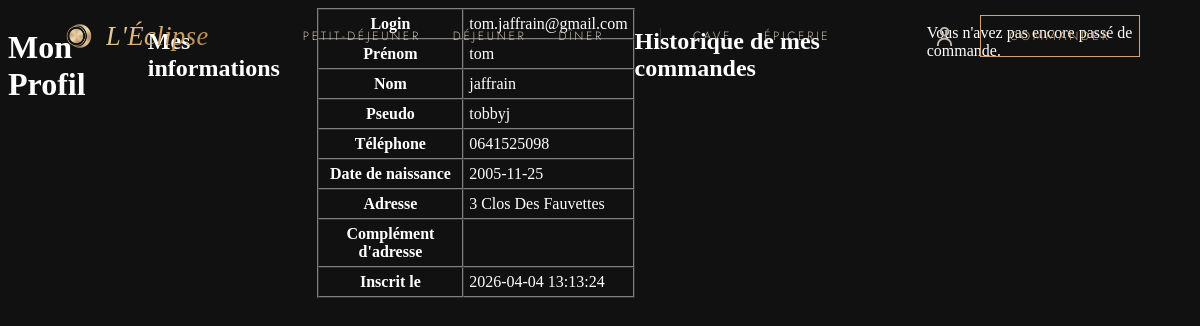
Page /profil_client.php (signed in) on the committed database.
### tables this page shows
CREATE TABLE users (
    id INTEGER PRIMARY KEY AUTOINCREMENT,
    login TEXT NOT NULL UNIQUE,
    password TEXT NOT NULL,
    role TEXT NOT NULL DEFAULT 'client',
    first_name TEXT NOT NULL,
    last_name TEXT NOT NULL,
    nickname TEXT NOT NULL UNIQUE,
    phone TEXT NOT NULL,
    birthday TEXT NOT NULL,
    address TEXT NOT NULL,
    address_info TEXT,
    created_at TEXT NOT NULL DEFAULT CURRENT_TIMESTAMP,
    last_login TEXT
);

### models/users.php (called while the page is built, shortened)
<?php
function getUserById(PDO $pdo, int $id): ?array {
    $stmt = $pdo->prepare("SELECT * FROM users WHERE id = :id");
    $stmt->execute(['id' => $id]);
    $user = $stmt->fetch(PDO::FETCH_ASSOC);
    return $user ?: null;
}

### functions.php (called while the page is built, shortened)
<?php
function h($string) {
    return htmlspecialchars($string ?? '', ENT_QUOTES, 'UTF-8');
}

### profil_client.php (the view, shortened to what this page needs)
<?php
require_once 'database.php';
require_once 'functions.php';
require_once 'models/users.php';
$pdo = getDatabaseConnection();
$user = getUserById($pdo, $_SESSION['user_id']);
$orders = getOrdersByUserId($pdo, $_SESSION['user_id']);
?>
<?php include 'includes/header.php'; ?>
    <h1>Mon Profil</h1>
    <h2>Mes informations</h2>
    <table border="1" cellpadding="5" cellspacing="0">
        <tr>
            <th>Login</th>
            <td><?= h($user['login']) ?></td>
        </tr>
        <tr>
            <th>Prénom</th>
            <td><?= h($user['first_name']) ?></td>
        </tr>
        <tr>
            <th>Nom</th>
            <td><?= h($user['last_name']) ?></td>
        </tr>
        <tr>
            <th>Pseudo</th>
            <td><?= h($user['nickname']) ?></td>
        </tr>
        <tr>
            <th>Téléphone</th>
            <td><?= h($user['phone']) ?></td>
        </tr>
        <tr>
            <th>Date de naissance</th>
            <td><?= h($user['birthday']) ?></td>
        </tr>
        <tr>
            <th>Adresse</th>
            <td><?= h($user['address']) ?></td>
        </tr>
        <tr>
            <th>Complément d'adresse</th>
            <td><?= h($user['address_info']) ?></td>
        </tr>
        <tr>
            <th>Inscrit le</th>
            <td><?= h($user['created_at']) ?></td>
        </tr>
    </table>
    <h2>Historique de mes commandes</h2>
    <?php if (empty($orders)): ?>
        <p>Vous n'avez pas encore passé de commande.</p>
    <?php endif; ?>
<?php include 'includes/footer.php'; ?>

### assets/css/style.css (style rules this page uses)
body { background-color: #111111; color: white; display: flex; justify-content: center; }

### assets/css/navbar.css (style rules this page uses)
:root { --black: #161412; --beige: #f4ece0; --beige-soft: #c7bdac; --beige-mute: #8a8175; --gold: #d4a574; --gold-dark: #b8863f; --border: rgba(255, 255, 255, 0.06); --gold-line: rgba(232, 212, 163, 0.18); --gold-grad: linear-gradient(135deg, #e8d4a3, #d4a574, #b8863f); --font-display: 'Cormorant Garamond', Georgia, serif; --font-sc: 'Cormorant SC', serif; --font-body: 'EB Garamond', Georgia, serif; --font-ui: 'Jost', sans-serif; --nav-bg: rgba(22, 20, 18, 0.95); }

### rows in the picture
users: login "tom.jaffrain@gmail.com", first_name "tom", last_name "jaffrain", nickname "tobbyj", phone "0641525098", birthday "2005-11-25", address "3 Clos Des Fauvettes", created_at "2026-04-04 13:13:24"
